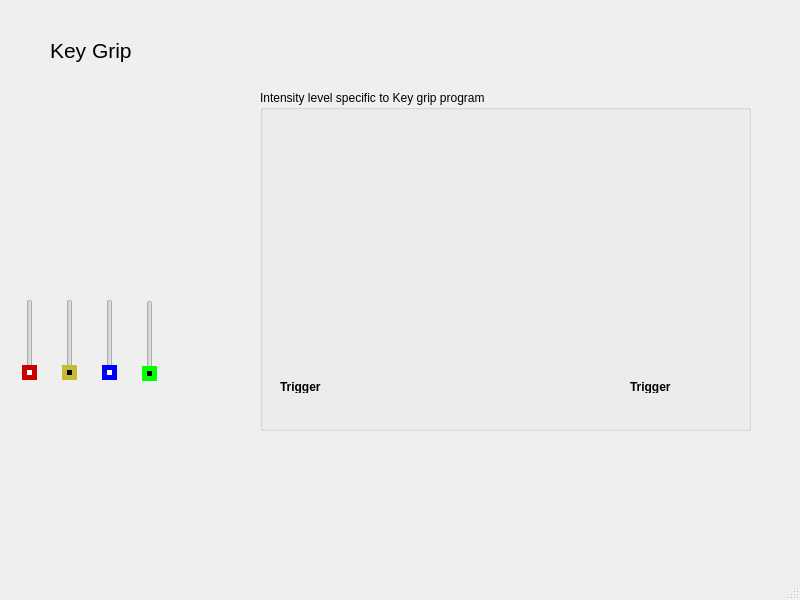
<?xml version="1.0" encoding="UTF-8"?>
<ui version="4.0">
 <class>ProgramKeyGrip</class>
 <widget class="QMainWindow" name="ProgramKeyGrip">
  <property name="geometry">
   <rect>
    <x>0</x>
    <y>0</y>
    <width>800</width>
    <height>600</height>
   </rect>
  </property>
  <property name="windowTitle">
   <string>MainWindow</string>
  </property>
  <widget class="QWidget" name="centralwidget">
   <widget class="QSlider" name="verticalSlider_green">
    <property name="geometry">
     <rect>
      <x>140</x>
      <y>300</y>
      <width>20</width>
      <height>81</height>
     </rect>
    </property>
    <property name="styleSheet">
     <string notr="true">QSlider::handle:vertical {
	background-color: rgb(0, 0, 0);

    border: 5px solid rgb(0, 255, 0);
    height: 50px;
    margin: -30px -30px;
	border-radius: 30px;
}</string>
    </property>
    <property name="orientation">
     <enum>Qt::Vertical</enum>
    </property>
   </widget>
   <widget class="QLabel" name="label_3">
    <property name="geometry">
     <rect>
      <x>50</x>
      <y>30</y>
      <width>151</width>
      <height>41</height>
     </rect>
    </property>
    <property name="font">
     <font>
      <pointsize>16</pointsize>
      <weight>50</weight>
      <bold>false</bold>
     </font>
    </property>
    <property name="text">
     <string>Key Grip</string>
    </property>
   </widget>
   <widget class="QSlider" name="verticalSlider_red">
    <property name="geometry">
     <rect>
      <x>20</x>
      <y>299</y>
      <width>20</width>
      <height>81</height>
     </rect>
    </property>
    <property name="styleSheet">
     <string notr="true">QSlider::handle:vertical {
	background-color: rgb(255, 255, 255);

    border: 5px solid rgb(200, 0, 0);
    height: 50px;
    margin: -30px -30px;
	border-radius: 30px;
}</string>
    </property>
    <property name="orientation">
     <enum>Qt::Vertical</enum>
    </property>
    <property name="invertedControls">
     <bool>false</bool>
    </property>
   </widget>
   <widget class="QSlider" name="verticalSlider_yellow">
    <property name="geometry">
     <rect>
      <x>60</x>
      <y>299</y>
      <width>20</width>
      <height>81</height>
     </rect>
    </property>
    <property name="styleSheet">
     <string notr="true">QSlider::handle:vertical {
	background-color: rgb(0, 0, 0);

    border: 5px solid rgb(198, 186, 52);
    height: 50px;
    margin: -30px -30px;
	border-radius: 30px;
}</string>
    </property>
    <property name="orientation">
     <enum>Qt::Vertical</enum>
    </property>
   </widget>
   <widget class="QSlider" name="verticalSlider_blue">
    <property name="geometry">
     <rect>
      <x>100</x>
      <y>299</y>
      <width>20</width>
      <height>81</height>
     </rect>
    </property>
    <property name="styleSheet">
     <string notr="true">QSlider::handle:vertical {
	background-color: rgb(255, 255, 255);

    border: 5px solid rgb(0, 0, 255);
    height: 50px;
    margin: -30px -30px;
	border-radius: 30px;
}</string>
    </property>
    <property name="orientation">
     <enum>Qt::Vertical</enum>
    </property>
   </widget>
   <widget class="QLabel" name="label_2">
    <property name="geometry">
     <rect>
      <x>630</x>
      <y>380</y>
      <width>47</width>
      <height>13</height>
     </rect>
    </property>
    <property name="font">
     <font>
      <weight>75</weight>
      <bold>true</bold>
     </font>
    </property>
    <property name="text">
     <string>Trigger</string>
    </property>
   </widget>
   <widget class="QLabel" name="label">
    <property name="geometry">
     <rect>
      <x>280</x>
      <y>380</y>
      <width>47</width>
      <height>13</height>
     </rect>
    </property>
    <property name="font">
     <font>
      <weight>75</weight>
      <bold>true</bold>
     </font>
    </property>
    <property name="text">
     <string>Trigger</string>
    </property>
   </widget>
   <widget class="QGroupBox" name="groupBox">
    <property name="geometry">
     <rect>
      <x>260</x>
      <y>90</y>
      <width>491</width>
      <height>341</height>
     </rect>
    </property>
    <property name="title">
     <string>Intensity level specific to Key grip program</string>
    </property>
   </widget>
  </widget>
  <widget class="QMenuBar" name="menubar">
   <property name="geometry">
    <rect>
     <x>0</x>
     <y>0</y>
     <width>800</width>
     <height>21</height>
    </rect>
   </property>
  </widget>
  <widget class="QStatusBar" name="statusbar"/>
 </widget>
 <resources/>
 <connections/>
</ui>
